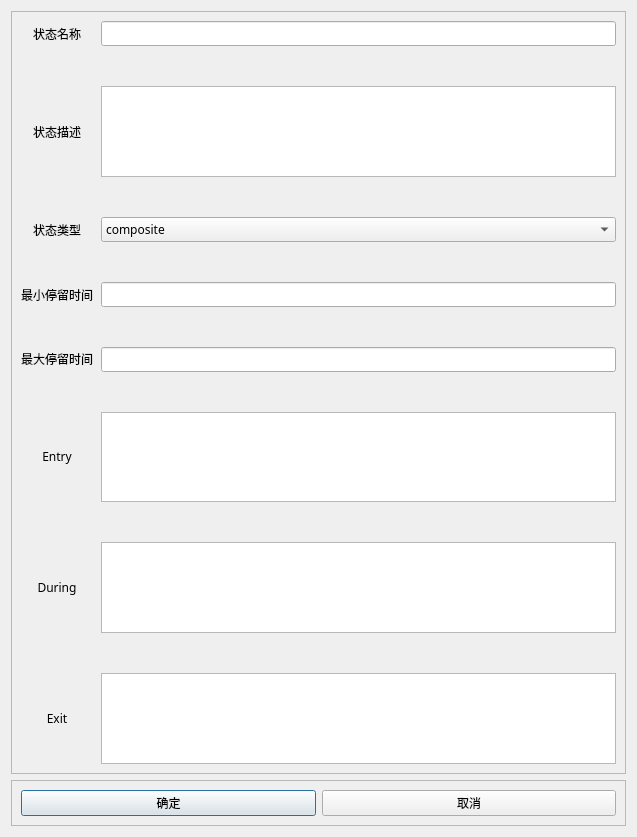
<?xml version="1.0" encoding="UTF-8"?>
<ui version="4.0">
 <class>Dialog_Edit_State</class>
 <widget class="QDialog" name="Dialog_Edit_State">
  <property name="geometry">
   <rect>
    <x>0</x>
    <y>0</y>
    <width>637</width>
    <height>837</height>
   </rect>
  </property>
  <property name="windowTitle">
   <string>Dialog</string>
  </property>
  <layout class="QVBoxLayout" name="verticalLayout">
   <item>
    <widget class="QFrame" name="frame_state_info_edit">
     <property name="frameShape">
      <enum>QFrame::StyledPanel</enum>
     </property>
     <property name="frameShadow">
      <enum>QFrame::Raised</enum>
     </property>
     <layout class="QGridLayout" name="gridLayout_6" columnstretch="0,0">
      <property name="horizontalSpacing">
       <number>8</number>
      </property>
      <property name="verticalSpacing">
       <number>40</number>
      </property>
      <item row="4" column="0">
       <widget class="QLabel" name="label_max_time">
        <property name="sizePolicy">
         <sizepolicy hsizetype="Preferred" vsizetype="Fixed">
          <horstretch>0</horstretch>
          <verstretch>0</verstretch>
         </sizepolicy>
        </property>
        <property name="font">
         <font>
          <family>微软雅黑</family>
          <pointsize>9</pointsize>
         </font>
        </property>
        <property name="text">
         <string>最大停留时间</string>
        </property>
        <property name="alignment">
         <set>Qt::AlignCenter</set>
        </property>
       </widget>
      </item>
      <item row="3" column="0">
       <widget class="QLabel" name="label_min_time">
        <property name="font">
         <font>
          <family>微软雅黑</family>
          <pointsize>9</pointsize>
         </font>
        </property>
        <property name="text">
         <string>最小停留时间</string>
        </property>
        <property name="alignment">
         <set>Qt::AlignCenter</set>
        </property>
       </widget>
      </item>
      <item row="0" column="1">
       <widget class="QLineEdit" name="edit_state_name">
        <property name="sizePolicy">
         <sizepolicy hsizetype="Expanding" vsizetype="Expanding">
          <horstretch>0</horstretch>
          <verstretch>0</verstretch>
         </sizepolicy>
        </property>
        <property name="minimumSize">
         <size>
          <width>0</width>
          <height>0</height>
         </size>
        </property>
        <property name="sizeIncrement">
         <size>
          <width>2</width>
          <height>0</height>
         </size>
        </property>
        <property name="font">
         <font>
          <family>微软雅黑</family>
          <pointsize>9</pointsize>
         </font>
        </property>
        <property name="text">
         <string/>
        </property>
        <property name="maxLength">
         <number>32764</number>
        </property>
       </widget>
      </item>
      <item row="6" column="0">
       <widget class="QLabel" name="label_state_during">
        <property name="sizePolicy">
         <sizepolicy hsizetype="Preferred" vsizetype="Fixed">
          <horstretch>0</horstretch>
          <verstretch>0</verstretch>
         </sizepolicy>
        </property>
        <property name="font">
         <font>
          <family>微软雅黑</family>
          <pointsize>9</pointsize>
         </font>
        </property>
        <property name="text">
         <string>During</string>
        </property>
        <property name="alignment">
         <set>Qt::AlignCenter</set>
        </property>
       </widget>
      </item>
      <item row="3" column="1">
       <widget class="QLineEdit" name="edit_min_time">
        <property name="sizePolicy">
         <sizepolicy hsizetype="Expanding" vsizetype="Expanding">
          <horstretch>0</horstretch>
          <verstretch>0</verstretch>
         </sizepolicy>
        </property>
        <property name="minimumSize">
         <size>
          <width>0</width>
          <height>0</height>
         </size>
        </property>
        <property name="font">
         <font>
          <family>微软雅黑</family>
          <pointsize>9</pointsize>
         </font>
        </property>
        <property name="text">
         <string/>
        </property>
        <property name="maxLength">
         <number>32764</number>
        </property>
       </widget>
      </item>
      <item row="5" column="1">
       <widget class="QTextEdit" name="edit_state_entry">
        <property name="font">
         <font>
          <family>微软雅黑</family>
          <pointsize>9</pointsize>
         </font>
        </property>
       </widget>
      </item>
      <item row="6" column="1">
       <widget class="QTextEdit" name="edit_state_during">
        <property name="font">
         <font>
          <family>微软雅黑</family>
          <pointsize>9</pointsize>
         </font>
        </property>
       </widget>
      </item>
      <item row="2" column="0">
       <widget class="QLabel" name="label_state_type">
        <property name="font">
         <font>
          <family>微软雅黑</family>
          <pointsize>9</pointsize>
         </font>
        </property>
        <property name="text">
         <string>状态类型</string>
        </property>
        <property name="alignment">
         <set>Qt::AlignCenter</set>
        </property>
       </widget>
      </item>
      <item row="5" column="0">
       <widget class="QLabel" name="label_state_entry">
        <property name="sizePolicy">
         <sizepolicy hsizetype="Preferred" vsizetype="Fixed">
          <horstretch>0</horstretch>
          <verstretch>0</verstretch>
         </sizepolicy>
        </property>
        <property name="font">
         <font>
          <family>微软雅黑</family>
          <pointsize>9</pointsize>
         </font>
        </property>
        <property name="layoutDirection">
         <enum>Qt::RightToLeft</enum>
        </property>
        <property name="text">
         <string>Entry</string>
        </property>
        <property name="alignment">
         <set>Qt::AlignCenter</set>
        </property>
       </widget>
      </item>
      <item row="7" column="1">
       <widget class="QTextEdit" name="edit_state_exit">
        <property name="font">
         <font>
          <family>微软雅黑</family>
          <pointsize>9</pointsize>
         </font>
        </property>
       </widget>
      </item>
      <item row="0" column="0">
       <widget class="QLabel" name="label_state_name">
        <property name="font">
         <font>
          <family>微软雅黑</family>
          <pointsize>9</pointsize>
         </font>
        </property>
        <property name="text">
         <string>状态名称</string>
        </property>
        <property name="alignment">
         <set>Qt::AlignCenter</set>
        </property>
       </widget>
      </item>
      <item row="2" column="1">
       <widget class="QComboBox" name="combo_state_type">
        <property name="sizePolicy">
         <sizepolicy hsizetype="Expanding" vsizetype="Expanding">
          <horstretch>0</horstretch>
          <verstretch>0</verstretch>
         </sizepolicy>
        </property>
        <property name="font">
         <font>
          <family>微软雅黑</family>
          <pointsize>9</pointsize>
         </font>
        </property>
        <property name="editable">
         <bool>false</bool>
        </property>
        <property name="currentText">
         <string>composite</string>
        </property>
        <item>
         <property name="text">
          <string>composite</string>
         </property>
        </item>
        <item>
         <property name="text">
          <string>normal</string>
         </property>
        </item>
        <item>
         <property name="text">
          <string>pseudo</string>
         </property>
        </item>
       </widget>
      </item>
      <item row="4" column="1">
       <widget class="QLineEdit" name="edit_max_time">
        <property name="sizePolicy">
         <sizepolicy hsizetype="Expanding" vsizetype="Expanding">
          <horstretch>0</horstretch>
          <verstretch>0</verstretch>
         </sizepolicy>
        </property>
        <property name="minimumSize">
         <size>
          <width>0</width>
          <height>0</height>
         </size>
        </property>
        <property name="font">
         <font>
          <family>微软雅黑</family>
          <pointsize>9</pointsize>
         </font>
        </property>
        <property name="text">
         <string/>
        </property>
        <property name="maxLength">
         <number>32764</number>
        </property>
       </widget>
      </item>
      <item row="1" column="0">
       <widget class="QLabel" name="label_state_description">
        <property name="font">
         <font>
          <family>微软雅黑</family>
          <pointsize>9</pointsize>
         </font>
        </property>
        <property name="text">
         <string>状态描述</string>
        </property>
        <property name="alignment">
         <set>Qt::AlignCenter</set>
        </property>
       </widget>
      </item>
      <item row="7" column="0">
       <widget class="QLabel" name="label_state_exit">
        <property name="sizePolicy">
         <sizepolicy hsizetype="Preferred" vsizetype="Fixed">
          <horstretch>0</horstretch>
          <verstretch>0</verstretch>
         </sizepolicy>
        </property>
        <property name="font">
         <font>
          <family>微软雅黑</family>
          <pointsize>9</pointsize>
         </font>
        </property>
        <property name="text">
         <string>Exit</string>
        </property>
        <property name="alignment">
         <set>Qt::AlignCenter</set>
        </property>
       </widget>
      </item>
      <item row="1" column="1">
       <widget class="QTextEdit" name="edit_state_description">
        <property name="font">
         <font>
          <family>微软雅黑</family>
          <pointsize>9</pointsize>
         </font>
        </property>
       </widget>
      </item>
     </layout>
    </widget>
   </item>
   <item>
    <widget class="QFrame" name="frame">
     <property name="frameShape">
      <enum>QFrame::StyledPanel</enum>
     </property>
     <property name="frameShadow">
      <enum>QFrame::Raised</enum>
     </property>
     <layout class="QHBoxLayout" name="horizontalLayout">
      <item>
       <widget class="QPushButton" name="button_accept">
        <property name="font">
         <font>
          <family>微软雅黑</family>
          <pointsize>9</pointsize>
         </font>
        </property>
        <property name="text">
         <string>确定</string>
        </property>
       </widget>
      </item>
      <item>
       <widget class="QPushButton" name="button_cancle">
        <property name="font">
         <font>
          <family>微软雅黑</family>
          <pointsize>9</pointsize>
         </font>
        </property>
        <property name="text">
         <string>取消</string>
        </property>
       </widget>
      </item>
     </layout>
    </widget>
   </item>
  </layout>
 </widget>
 <resources/>
 <connections/>
</ui>
